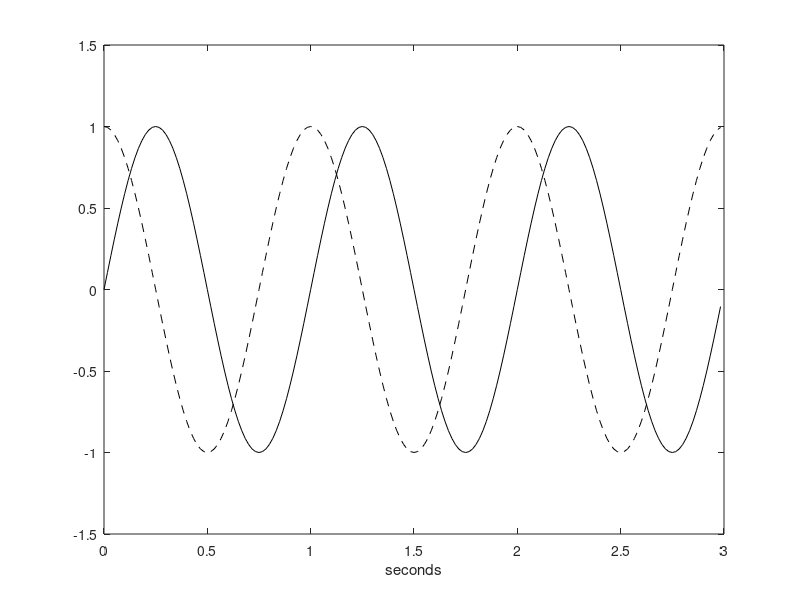

The MATLAB source for this figure:
% Sine and cosine signals
fy=1; %signal frequency in Hz
wy=2*pi*fy; %signal frequency in rad/s
fs=60; %sampling frequency in Hz
tiv=1/fs; %time interval between samples;
t=0:tiv:(3-tiv); %time intervals set
ys=sin(wy*t); %signal data set
plot(t,ys,'k'); hold on; %plots figure
axis([0 3 -1.5 1.5]);
xlabel('seconds');
yc=cos(wy*t); %signal data set
plot(t,yc,'--k'); %plots figure
